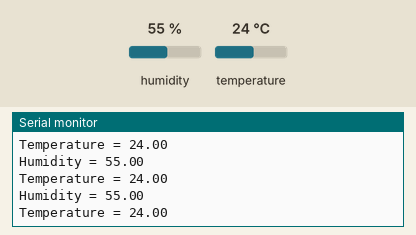
Recording of a sketch running on a simulated Arduino Uno, built with avr-gcc and run on an emulated ATmega328P. Parts: the last lines printed to the serial monitor. The inputs (shaded band) are chosen by the test bench; at power-on: humidity 55 %, temperature 24 °C.

Above: at 2.8 s.
2.9 s: humidity set to 22 %
At 4.8 s:
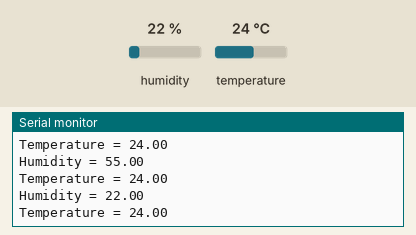
5.6 s: temperature set to 12 °C
At 6.8 s:
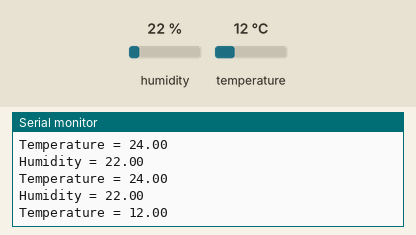
8.3 s: humidity set to 40 %
At 9.4 s:
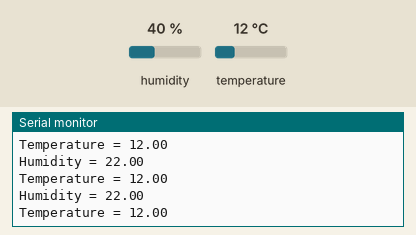
Timing chart, 0 to 11.3 s (numbered marks = the images above; inputs shaded):
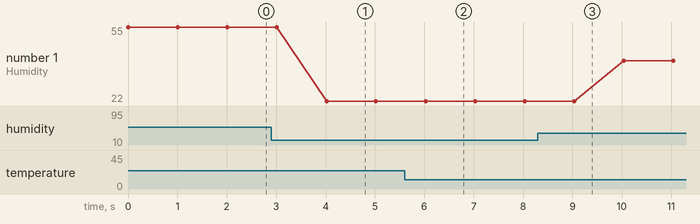

The sketch:

DHT_SENSOR.ino
```cpp
#include "DHT.h"
#define DHTPIN 2
#define DHTTYPE DHT22

DHT dht(DHTPIN, DHTTYPE);

float humidity = 0, temperature = 0;

void setup() {
  Serial.begin(9600);
  dht.begin();
}

void loop() {
  humidity = dht.readHumidity();
  temperature = dht.readTemperature();
  Serial.print("Humidity = ");
  Serial.println(humidity);
  Serial.print("Temperature = ");
  Serial.println(temperature);
  delay(1000);
}
```

Measured:
- after the input at 2.9 s, the serial monitor: prints a new line after 1.1 s (image 1)
- after the input at 5.6 s, the serial monitor: prints a new line after 0.45 s (image 2)
- plotted number 1: 55 → 22 after the input at 2.9 s, 22 → 40 after the input at 8.3 s
